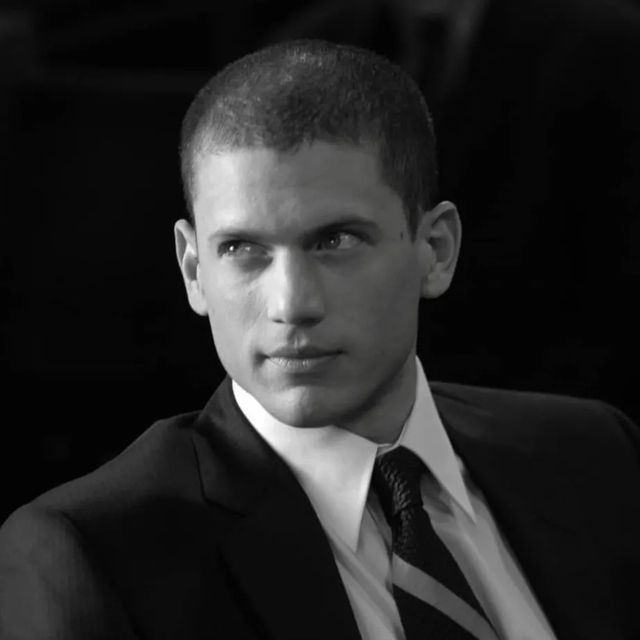
#> input picture Hw8/michael.jpg, 640 x 640 px
$ jupyter execute Scofield_kernel_filters.ipynb
#> lines starting #> are read from the running program, lines starting #| are printed output that depends on the picture; after the words box and inside, x2 and y2 are one past the last pixel; in counts of white or black regions, pixels touching at a corner belong together
## Black and White

[cell 1]
IMAGES_PATH = 'images_conv'

def load_image(image_path):
    """
    Load the image using opencv
    :param image_path: <String> Path of input_image
    :return a numpy array of size [image_height, image_width]
    """
#> called with image_path = 'michael.jpg'
    # Create the Image directory to save any plots
    if not os.path.exists(IMAGES_PATH):
        os.makedirs(IMAGES_PATH)
    coloured_image = cv2.imread(image_path)
#> coloured_image is the input picture: shape (640, 640, 3); mean B, G, R 37.5, 37.6, 37.6
    grey_image = cv2.cvtColor(coloured_image, cv2.COLOR_BGR2GRAY)
    print('image matrix size: ', grey_image.shape)
#| image matrix size:  (640, 640)
    print('\n First 5 columns and rows of the image matrix: \n', grey_image[:5, :5])
#|  First 5 columns and rows of the image matrix:
#|  [[11 11 11 11 11]
#|  [11 11 11 11 11]
#|  [10 10 10 10 10]
#|  [10 10 10 10 10]
#|  [10 10 10 10 10]]
    # cv2.imwrite('TopLeft5x5.jpg', grey_image[:5, :5])
    return grey_image


def convolve2d(image, kernel):
    """
    This function which takes an image and a kernel and returns the convolution of them.

    :param image: a numpy array of size [image_height, image_width].
    :param kernel: a numpy array of size [kernel_height, kernel_width].
    :return: a numpy array of size [image_height, image_width] (convolution output).
    """
    # Flip the kernel
    kernel = np.flipud(np.fliplr(kernel))
    # convolution output
    output = np.zeros_like(image)

    # Add zero padding to the input image
    image_padded = np.zeros((image.shape[0] + 2, image.shape[1] + 2))
    image_padded[1:-1, 1:-1] = image

    # Loop over every pixel of the image
    for x in range(image.shape[1]):
        for y in range(image.shape[0]):
            # element-wise multiplication of the kernel and the image
            output[y, x] = (kernel * image_padded[y: y+3, x: x+3]).sum()
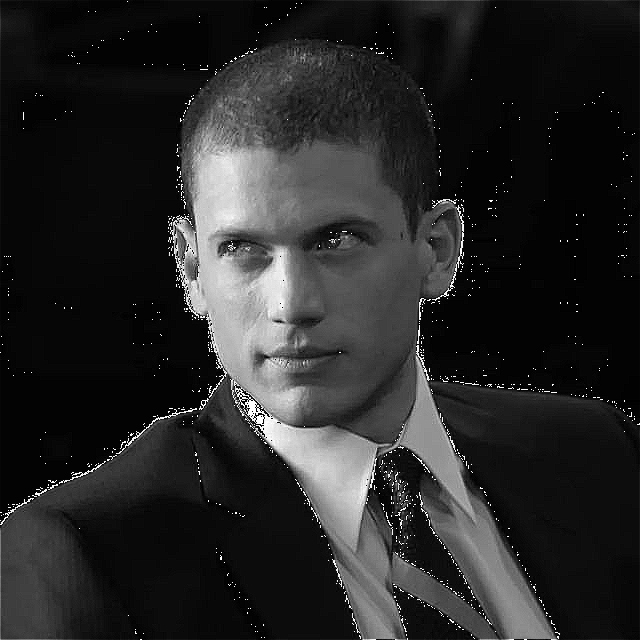
#> output: shape (640, 640); min 0, max 255, mean 39.5

    return output

[cell 2]
from google.colab import drive
drive.mount('/content/drive')

[cell 3]
import cv2

[cell 4]
import os
import cv2
import numpy as np

[cell 5]
input_image = load_image("michael.jpg")


# kernel to be used to get sharpened image
KERNEL = np.array([[0, -1, 0], [-1, 5, -1], [0, -1, 0]])
image_sharpen = convolve2d(input_image, kernel=KERNEL)
cv2.imwrite(IMAGES_PATH + 'sharpened_almaty.jpg', image_sharpen)
#> Out = True

[cell 6]
from google.colab import files

uploaded = files.upload()  # появится кнопка "Выбрать файлы"
#> the answer given: michael.jpg

[cell 7]
image_sharpen

[cell 8]
from google.colab.patches import cv2_imshow

cv2_imshow(image_sharpen)

[cell 9]
import matplotlib.pyplot as plt

[cell 10]
# [26 lines left out: function save_and_show, not called in this run]

[cell 11]
np.array([[1, 2, 1], [2, 4, 2], [1, 2, 1]])/ 16

[cell 12]
import matplotlib.pyplot as plt
import numpy as np
import cv2 # Assuming cv2 is needed by load_image and for imwrite

input_image = load_image("michael.jpg")
#| image matrix size:  (640, 640)
#|  First 5 columns and rows of the image matrix:
#|  [[11 11 11 11 11]
#|  [11 11 11 11 11]
#|  [10 10 10 10 10]
#|  [10 10 10 10 10]
#|  [10 10 10 10 10]]


# Define the blurring kernel (as in the original call)
BLUR_KERNEL = np.array([[0.0625, 0.125 , 0.0625], [0.125 , 0.25  , 0.125 ], [0.0625, 0.125 , 0.0625]])

# Apply the convolution for sharpening (or blurring, based on the KERNEL used here)
# Reusing the convolve2d function as defined in convolve_images_11.py
image_processed = convolve2d(input_image, kernel=BLUR_KERNEL)
image_processed = np.clip(image_processed, 0, 255).astype(np.uint8)

# Display the images
fig, axes = plt.subplots(1, 2, figsize=(12, 6))

axes[0].imshow(input_image, cmap='gray')
axes[0].set_title('Original Image')
axes[0].axis('off')

axes[1].imshow(image_processed, cmap='gray')
axes[1].set_title('Processed Image (Blurred by current KERNEL)')
axes[1].axis('off')

plt.tight_layout()
plt.show()
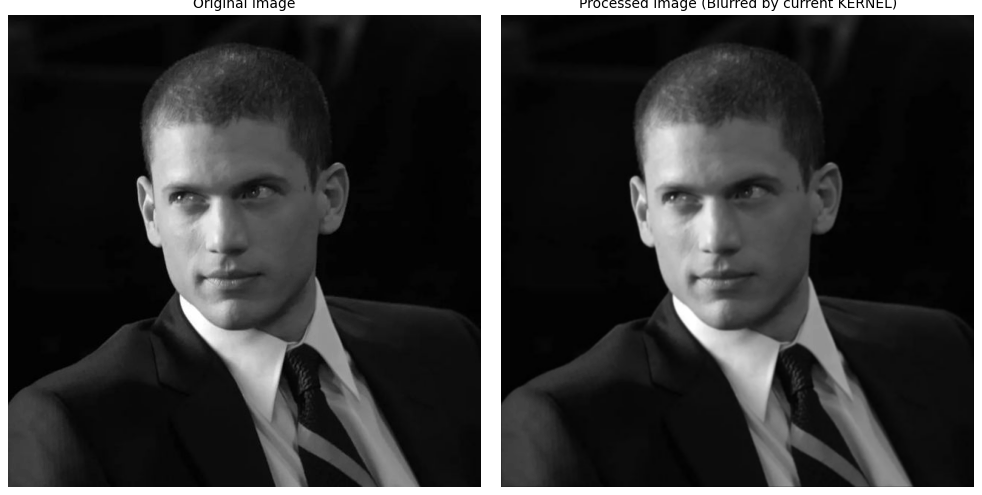
#> figure drawn by matplotlib, 2 panels

# Save the processed image
cv2.imwrite('images_conv/cr7after.jpg', image_processed)
print("Image saved as cr7after.jpg!")

[cell 13]
input_image = load_image("michael.jpg")
#| image matrix size:  (640, 640)
#|  First 5 columns and rows of the image matrix:
#|  [[11 11 11 11 11]
#|  [11 11 11 11 11]
#|  [10 10 10 10 10]
#|  [10 10 10 10 10]
#|  [10 10 10 10 10]]


# kernel to be used to get sharpened image
KERNEL = np.array([[0, -1, 0], [-1, 5, -1], [0, -1, 0]])
image_sharpen = convolve2d(input_image, kernel=KERNEL)
cv2.imwrite(IMAGES_PATH + 'sharpencr7.jpg', image_sharpen)
#> Out = True

[cell 14]
import cv2

class BlacknWhite(object):
    """BlacknWhite Filter
        A class that applies BlacknWhite filter to an image.
        The class uses downsampling, bilateral filter and upsampling to create
        a BlacknWhite filter.
    """
    def __init__(self):
        pass
    def resize(self,image, window_height = 500):
#> called with window_height = 500
        aspect_ratio = float(image.shape[1])/float(image.shape[0])
#> aspect_ratio = 1
        window_width = window_height/aspect_ratio
#> window_width = 500
        image = cv2.resize(image, (int(window_height),int(window_width)))
        return image

    def render(self, img_rgb):
        img_rgb = cv2.imread(img_rgb)
        img_rgb = self.resize(img_rgb,500)
        numDownSamples = 2       # number of downscaling steps
        numBilateralFilters = 50  # number of bilateral filtering steps
        # -- STEP 1 --
        # downsample image using Gaussian pyramid
        img_color = img_rgb
        for _ in range(numDownSamples):
            img_color = cv2.pyrDown(img_color)
#> this loop made 2 passes
#> pass 2, in render, `img_color = cv2.pyrDown(img_color)`:
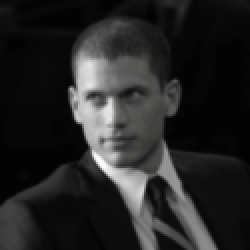
#> img_color: shape (125, 125, 3) (shown 2 times larger); mean of channels 0, 1, 2 37.4, 37.5, 37.5; drawn as B, G, R
        #cv2.imshow("downcolor",img_color)
        #cv2.waitKey(0)
        # repeatedly apply small bilateral filter instead of applying
        # one large filter
        for _ in range(numBilateralFilters):
            img_color = cv2.bilateralFilter(img_color, 9, 9, 7)
        #cv2.imshow("bilateral filter",img_color)
        #cv2.waitKey(0)
        # upsample image to original size
        for _ in range(numDownSamples):
            img_color = cv2.pyrUp(img_color)
#> this loop made 2 passes
#> pass 2, in render, `img_color = cv2.pyrUp(img_color)`:
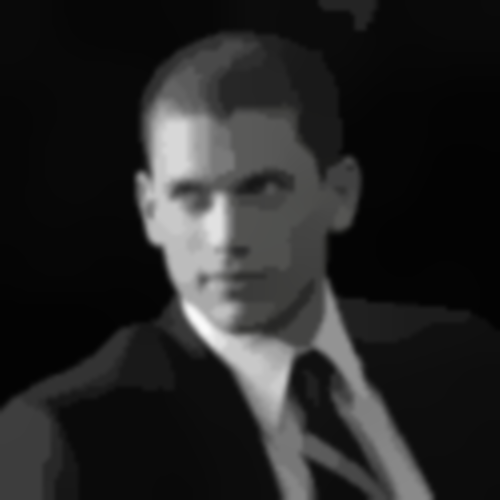
#> img_color: shape (500, 500, 3); mean of channels 0, 1, 2 37.4, 37.5, 37.5; drawn as B, G, R
        #cv2.imshow("upscaling",img_color)
        #cv2.waitKey(0)
        # -- STEPS 2 and 3 --
        # convert to grayscale and apply median blur
        img_gray = cv2.cvtColor(img_rgb, cv2.COLOR_RGB2GRAY)
        return img_gray
    def start(self, img_path, image, new_image):
        tmp_canvas =BlacknWhite() #make a temporary object
        file_name = img_path #File_name will come here
        res = tmp_canvas.render(image)
        cv2.imwrite(f"{new_image}", res)
        # [4 lines of commented-out code are left out]
        return 0

[cell 15]
from google.colab.patches import cv2_imshow
import cv2


img_path = ("michael.jpg")
img_rgb = cv2.imread(img_path)

if img_rgb is None:
    print("Файл не найден:", img_path)
else:
    img_gray = cv2.cvtColor(img_rgb, cv2.COLOR_BGR2GRAY)
    cv2_imshow(img_gray)

[cell 16]
filter_img = BlacknWhite()

[cell 17]
import os
img_path = os.getcwd()

[cell 18]
filter_img.start(img_path = img_path, image = 'michael.jpg' , new_image = 'scofield_bw.jpg')

[cell 19]
img_rgb = cv2.imread("michael.jpg")
img_rgb[0][0].shape
#> Out = (3,)

[cell 20]
img_rgb = cv2.imread("michael.jpg")
#img_rgb[0].shape
#img_rgb = img_rgb.resize(img_rgb,500)
img_gray = cv2.cvtColor(img_rgb, cv2.COLOR_RGB2GRAY)
#> img_gray: shape (640, 640)

[cell 21]
from google.colab.patches import cv2_imshow
cv2_imshow(img_gray)

## SHARPENING

[cell 22]
import cv2
import numpy as np

class sharpening:
    """sharpening filter ---
        This class will apply sharpening filter to an image
        by applying a defined kernel values to the image.
    """
    def __init__(self):
        pass

    # [25 lines left out: functions resize, sharp, start, not called in this run]
        # [6 lines of commented-out code are left out]

[cell 23]
filter_sharp = sharpening()

[cell 24]
# Пример определения
class filter_sharp:
    @staticmethod
    def start(img_path, new_image):
#> called with img_path = 'michael.jpg', new_image = 'michael_sharp.jpg'
        import cv2
        img = cv2.imread(img_path)
        kernel = np.array([[0, -1, 0],
                           [-1, 5,-1],
                           [0, -1, 0]])
        sharpened = cv2.filter2D(img, -1, kernel)
        cv2.imwrite(new_image, sharpened)

[cell 25]
from google.colab.patches import cv2_imshow
import cv2

filter_sharp.start(img_path = 'michael.jpg', new_image = 'michael_sharp.jpg')

# Load and display the sharpened image
sharpened_image = cv2.imread('michael_sharp.jpg')
cv2_imshow(sharpened_image)
print("Image saved as michael_sharp.jpg")

## CARTOONIZER

[cell 26]
class Cartoonizer(object):
    """Cartoonizer effect
        A class that applies a cartoon effect to an image.
        The class uses a bilateral filter and adaptive thresholding to create
        a cartoon effect.
    """
    def __init__(self):
        pass

    def resize(self,image,window_height = 500):
#> called with window_height = 500
        aspect_ratio = float(image.shape[1])/float(image.shape[0])
#> aspect_ratio = 1
        window_width = window_height/aspect_ratio
#> window_width = 500
        image = cv2.resize(image, (int(window_height),int(window_width)))
        return image
    def render(self, img_rgb):
        img_rgb = cv2.imread(img_rgb)
        img_rgb = self.resize(img_rgb, 500)
        numDownSamples = 2       # number of downscaling steps
        numBilateralFilters = 50  # number of bilateral filtering steps
        # -- STEP 1 --
        # downsample image using Gaussian pyramid
        img_color = img_rgb
        for _ in range(numDownSamples):
            img_color = cv2.pyrDown(img_color)
        #cv2.imshow("downcolor",img_color)
        #cv2.waitKey(0)
        # repeatedly apply small bilateral filter instead of applying
        # one large filter
        for _ in range(numBilateralFilters):
            img_color = cv2.bilateralFilter(img_color, 9, 9, 7)
        #cv2.imshow("bilateral filter",img_color)
        #cv2.waitKey(0)
        # upsample image to original size
        for _ in range(numDownSamples):
            img_color = cv2.pyrUp(img_color)
        #cv2.imshow("upscaling",img_color)
        #cv2.waitKey(0)
        # -- STEPS 2 and 3 --
        # convert to grayscale and apply median blur
        img_gray = cv2.cvtColor(img_rgb, cv2.COLOR_RGB2GRAY)
        img_blur = cv2.medianBlur(img_gray, 3)
        #cv2.imshow("grayscale+median blur",img_color)
        #cv2.waitKey(0)
        # -- STEP 4 --
        # detect and enhance edges
        img_edge = cv2.adaptiveThreshold(img_blur, 255,
                                         cv2.ADAPTIVE_THRESH_MEAN_C,
                                         cv2.THRESH_BINARY,9, 2)
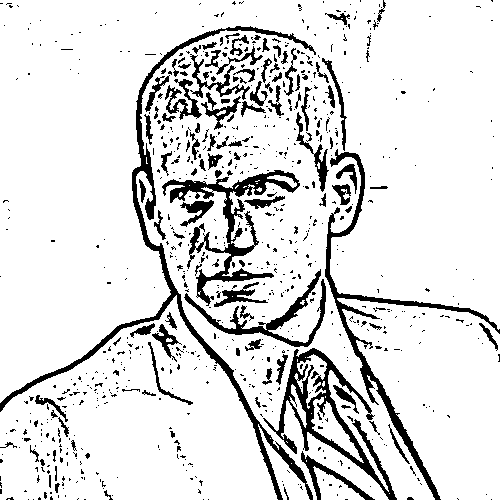
#> img_edge: shape (500, 500); 87.4% white; 783 black regions (664 under 20 px), largest, box (x1, y1, x2, y2) and area: (0, 26, 316, 500) 5145, (263, 348, 397, 500) 3625, (162, 170, 300, 306) 3498
        #cv2.imshow("edge",img_edge)
        #cv2.waitKey(0)
        # -- STEP 5 --
        # convert back to color so that it can be bit-ANDed with color image
        (x,y,z) = img_color.shape
#> x = 500; y = 500; z = 3
        img_edge = cv2.resize(img_edge,(y,x))
        img_edge = cv2.cvtColor(img_edge, cv2.COLOR_GRAY2RGB)
        # [5 lines of commented-out code are left out]
        return cv2.bitwise_and(img_color, img_edge)
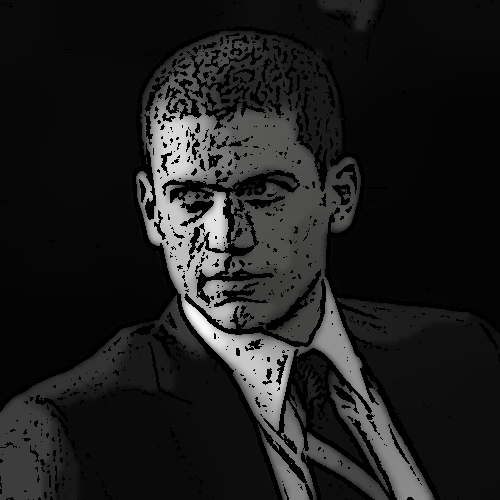
#> returned value: shape (500, 500, 3); mean of channels 0, 1, 2 29.6, 29.7, 29.7; drawn as B, G, R
    def start(self, img_path, image, new_image):
        tmp_canvas = Cartoonizer() #make a temporary object
        file_name = img_path #File_name will come here
        res = tmp_canvas.render(image)
        cv2.imwrite(new_image, res)
        # [4 lines of commented-out code are left out]

[cell 27]
cartoon_filter = Cartoonizer()

[cell 28]
from google.colab.patches import cv2_imshow
import cv2

cartoon_filter.start(img_path = img_path, image = 'michael.jpg', new_image = 'michael_cartoon.jpg' )


cartoon_image = cv2.imread('michael_cartoon.jpg')
cv2_imshow(cartoon_image)

## Negative filtering

[cell 29]
# find max GSV
def findMax(k):
    mx = 0
    for i in k:
        if i>mx:
            mx = i
    return mx

class Negative(object):

    def __init__(self):
        pass
    def resize(self,image,window_height = 500):
#> called with window_height = 500
        aspect_ratio = float(image.shape[1])/float(image.shape[0])
#> aspect_ratio = 1
        window_width = window_height/aspect_ratio
#> window_width = 500
        image = cv2.resize(image, (int(window_height),int(window_width)))
#> image: shape (500, 500)
        return image

    def render(self, img_rgb):
        img_gray = cv2.imread(img_rgb, 0)
        img_gray = self.resize(img_gray, 500)
        #get all image values
        k = []
        for i in range(img_gray.shape[0]):
            for j in range(img_gray.shape[1]):
                k.append(img_gray[i,j])
#> after the loop, k = 250000 items
        L = findMax(k) #max GSV
#> the loop in findMax, `for i in k:` made 250000 passes
#> (i, mx) on pass 1: (11, 11)
#> mx on passes 253, 254, 257, 261, 264, 280: 12, 13, 15, 16, 17, 18
#> after the loop in findMax, `for i in k:`: mx = 255
#> L = 255
        dst = img_gray[:] #copy image
        #update dst
        for i in range(img_gray.shape[0]):
          for j in range(img_gray.shape[1]):
            dst[i,j] = L - dst[i,j]
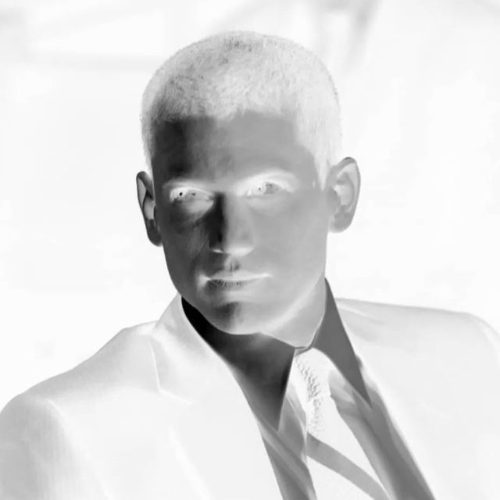
#> dst: shape (500, 500); min 0, max 255, mean 217.4
        return dst
    # [9 lines left out: function start, not called in this run]

[cell 30]
negative_filter = Negative()

[cell 31]
from google.colab.patches import cv2_imshow

res = negative_filter.render('michael.jpg')
cv2.imwrite('michael_negative.jpg', res)
cv2_imshow(res)
print("Image saved as michael_negative.jpg")

## OLD FILTER

[cell 32]
import numpy as np
import argparse
import random
import os, sys

class old_filter(object):
    """old_filter effect
        A class that applies a random old filter effect to an image
        using a set of pre-designed filters and applying Arithmetic
        Operations on Image to add the filter effect on it.
    """

    def __init__(self):
        pass

    #function to resize
    #according to the aspect ratio of the image
    def resize(self,image,window_height = 500):
#> called with window_height = 500
        aspect_ratio = float(image.shape[1])/float(image.shape[0])
#> aspect_ratio = 1
        window_width = window_height/aspect_ratio
#> window_width = 500
        image = cv2.resize(image, (int(window_height),int(window_width)))
        return image
    #function that renders the image
    def render(self, img_rgb):
        img = cv2.imread(img_rgb,0)
        img = self.resize(img, 500)

        filtern = []
        filters = list(range(1,7))
        for l in filters:
            filtern.append(str(l) +'n')
        #filtern -> stores numbers (1-7) with preceeding n
        #filters -> all numbers (1-7) and elements of filtern
        filters.extend(filtern)

        #selects random filter everytime
        selectedfilter = str(random.choice(filters))
        #print(selectedfilter)
        #filter path in generalized form to work in all systems
        #filter_path = os.path.abspath(os.path.join('oldfilters','old' + selectedfilter + '.jpg'))
        filter_path = img_rgb
        if selectedfilter.endswith('n'):
            #selected file is an normal filter and Arithmetic addition
            #needs to be applied on it

            old = cv2.imread(filter_path,0)
            old = cv2.resize(old,(img.shape[1],img.shape[0]))
            #cv2.imshow('filter',old)
            #cv2.imshow('image',img)

            #Arithmetic add
            add=cv2.add(img,old)
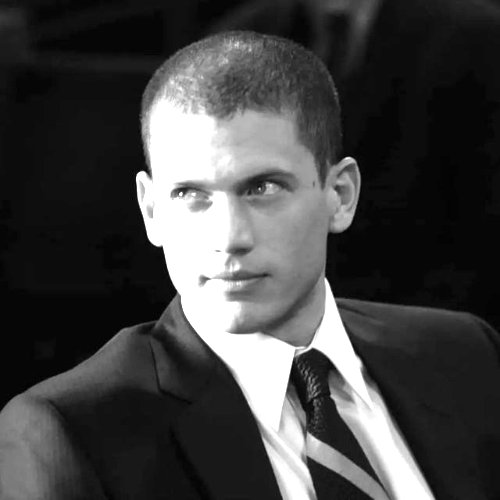
#> add: shape (500, 500); min 0, max 255, mean 66.9
            return add

        else:
            #selected file is an inverted filter and Weighted addition
            #needs to be applied on it

            old = cv2.imread(filter_path, 0)
            old = cv2.resize(old,(img.shape[1],img.shape[0]))
            # [9 lines of commented-out code are left out]
            add=cv2.addWeighted(img,0.7,old,0.3,0)
            return add

    # [10 lines left out: function start, not called in this run]
